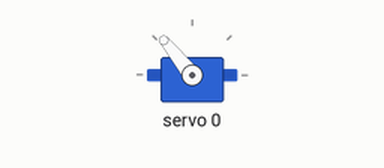
Bench run of a sketch on a simulated Arduino Uno, built with avr-gcc and run on an emulated ATmega328P. On the bench: servo.

Above: at 0.05 s.
Timing chart, 0 to 4.7 s (numbered marks = the images above):
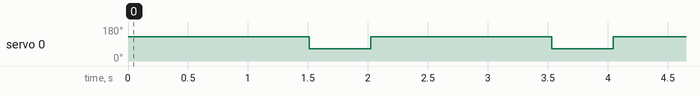

Measured:
- by itself, servo 0: alternates 129° for 1.5 s and 65° for 0.51 s

The sketch:

MaquinaDeRecordarservotest.ino
```cpp
#include <Wire.h>
#include <Adafruit_PWMServoDriver.h>

Adafruit_PWMServoDriver pwm = Adafruit_PWMServoDriver();

#define MIN_PULSE_WIDTH       650
#define MAX_PULSE_WIDTH       2350
#define DEFAULT_PULSE_WIDTH   1500
#define FREQUENCY             60

void setup() {
  pwm.begin();
  pwm.setPWMFreq(FREQUENCY);
}

void loop() {

pwm.setPWM(0, 0, pulseWidth(130));
delay(10);
pwm.setPWM(0, 0, 0);
delay(1500);
pwm.setPWM(0, 0, pulseWidth(60));
delay(10);
pwm.setPWM(0, 0, 0);
delay(500);


}


int pulseWidth(int angle) {
  int pulse_wide, analog_value;
  pulse_wide   = map(angle, 0, 180, MIN_PULSE_WIDTH, MAX_PULSE_WIDTH);
  analog_value = int(float(pulse_wide) / 1000000 * FREQUENCY * 4096);
  return analog_value;
}
```
